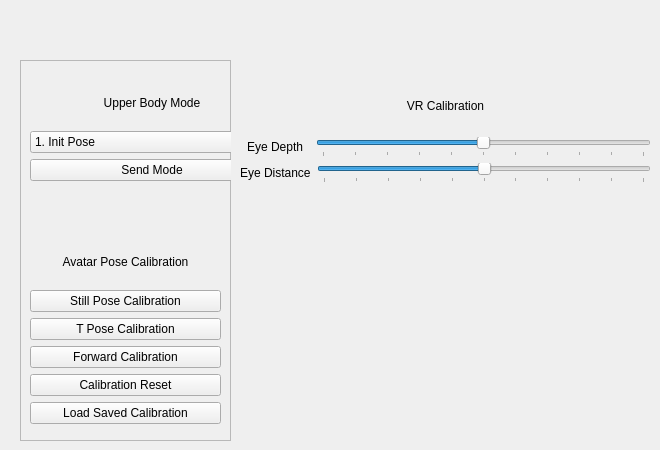
   <widget class="QWidget" name="AVATAR">
    <widget class="QWidget" name="gridLayoutWidget_4">
     <property name="geometry">
      <rect>
       <x>240</x>
       <y>80</y>
       <width>411</width>
       <height>103</height>
      </rect>
     </property>
     <layout class="QGridLayout" name="gridLayout">
      <item row="1" column="0">
       <layout class="QHBoxLayout" name="horizontalLayout_9">
        <item>
         <widget class="QLabel" name="label_220">
          <property name="text">
           <string>  Eye Depth  </string>
          </property>
          <property name="alignment">
           <set>Qt::AlignCenter</set>
          </property>
         </widget>
        </item>
        <item>
         <widget class="QSlider" name="vr_eye_depth_slider">
          <property name="cursor">
           <cursorShape>SizeHorCursor</cursorShape>
          </property>
          <property name="maximum">
           <number>100</number>
          </property>
          <property name="value">
           <number>50</number>
          </property>
          <property name="orientation">
           <enum>Qt::Horizontal</enum>
          </property>
          <property name="tickPosition">
           <enum>QSlider::TicksBelow</enum>
          </property>
          <property name="tickInterval">
           <number>10</number>
          </property>
         </widget>
        </item>
       </layout>
      </item>
      <item row="2" column="0">
       <layout class="QHBoxLayout" name="horizontalLayout_8">
        <item>
         <widget class="QLabel" name="label_221">
          <property name="text">
           <string>Eye Distance</string>
          </property>
         </widget>
        </item>
        <item>
         <widget class="QSlider" name="vr_eye_distance_slider">
          <property name="cursor">
           <cursorShape>SizeHorCursor</cursorShape>
          </property>
          <property name="maximum">
           <number>100</number>
          </property>
          <property name="value">
           <number>50</number>
          </property>
          <property name="orientation">
           <enum>Qt::Horizontal</enum>
          </property>
          <property name="tickPosition">
           <enum>QSlider::TicksBelow</enum>
          </property>
          <property name="tickInterval">
           <number>10</number>
          </property>
         </widget>
        </item>
       </layout>
      </item>
      <item row="0" column="0">
       <widget class="QLabel" name="label_222">
        <property name="text">
         <string>VR Calibration</string>
        </property>
        <property name="alignment">
         <set>Qt::AlignCenter</set>
        </property>
       </widget>
      </item>
     </layout>
    </widget>
    <widget class="QFrame" name="frame_23">
     <property name="geometry">
      <rect>
       <x>20</x>
       <y>60</y>
       <width>211</width>
       <height>381</height>
      </rect>
     </property>
     <property name="frameShape">
      <enum>QFrame::StyledPanel</enum>
     </property>
     <property name="frameShadow">
      <enum>QFrame::Sunken</enum>
     </property>
     <property name="lineWidth">
      <number>10</number>
     </property>
     <widget class="QWidget" name="verticalLayoutWidget_60">
      <property name="geometry">
       <rect>
        <x>10</x>
        <y>180</y>
        <width>191</width>
        <height>184</height>
       </rect>
      </property>
      <layout class="QVBoxLayout" name="verticalLayout_44">
       <item>
        <widget class="QLabel" name="label_219">
         <property name="text">
          <string>Avatar Pose Calibration</string>
         </property>
         <property name="alignment">
          <set>Qt::AlignCenter</set>
         </property>
        </widget>
       </item>
       <item>
        <widget class="QPushButton" name="still_pose_button">
         <property name="text">
          <string>Still Pose Calibration</string>
         </property>
        </widget>
       </item>
       <item>
        <widget class="QPushButton" name="T_pose_button">
         <property name="text">
          <string>T Pose Calibration</string>
         </property>
        </widget>
       </item>
       <item>
        <widget class="QPushButton" name="forward_pose_button">
         <property name="text">
          <string>Forward Calibration</string>
         </property>
        </widget>
       </item>
       <item>
        <widget class="QPushButton" name="reset_pose_button">
         <property name="text">
          <string>Calibration Reset</string>
         </property>
        </widget>
       </item>
       <item>
        <widget class="QPushButton" name="load_saved_cali_button">
         <property name="text">
          <string>Load Saved Calibration</string>
         </property>
        </widget>
       </item>
      </layout>
     </widget>
     <widget class="QWidget" name="verticalLayoutWidget_59">
      <property name="geometry">
       <rect>
        <x>10</x>
        <y>20</y>
        <width>244</width>
        <height>101</height>
       </rect>
      </property>
      <layout class="QVBoxLayout" name="verticalLayout_43">
       <item>
        <widget class="QLabel" name="label_154">
         <property name="text">
          <string>Upper Body Mode</string>
         </property>
         <property name="alignment">
          <set>Qt::AlignCenter</set>
         </property>
        </widget>
       </item>
       <item>
        <widget class="QComboBox" name="upperbody_mode">
         <item>
          <property name="text">
           <string>1. Init Pose</string>
          </property>
         </item>
         <item>
          <property name="text">
           <string>2. Zero Pose</string>
          </property>
         </item>
         <item>
          <property name="text">
           <string>3. Freezing</string>
          </property>
         </item>
         <item>
          <property name="text">
           <string>4. Ready Pose</string>
          </property>
         </item>
         <item>
          <property name="text">
           <string>5. Head Only Retargeting</string>
          </property>
         </item>
         <item>
          <property name="text">
           <string>6. Motion Retargeting(HQPIK1)</string>
          </property>
         </item>
         <item>
          <property name="text">
           <string>7. Motion Retargeting(HQPIK2)</string>
          </property>
         </item>
         <item>
          <property name="text">
           <string>8.</string>
          </property>
         </item>
         <item>
          <property name="text">
           <string>9.</string>
          </property>
         </item>
         <item>
          <property name="text">
           <string>10.</string>
          </property>
         </item>
        </widget>
       </item>
       <item>
        <widget class="QPushButton" name="send_upperbody_mode_button">
         <property name="text">
          <string>Send Mode</string>
         </property>
        </widget>
       </item>
      </layout>
     </widget>
    </widget>
   </widget>
